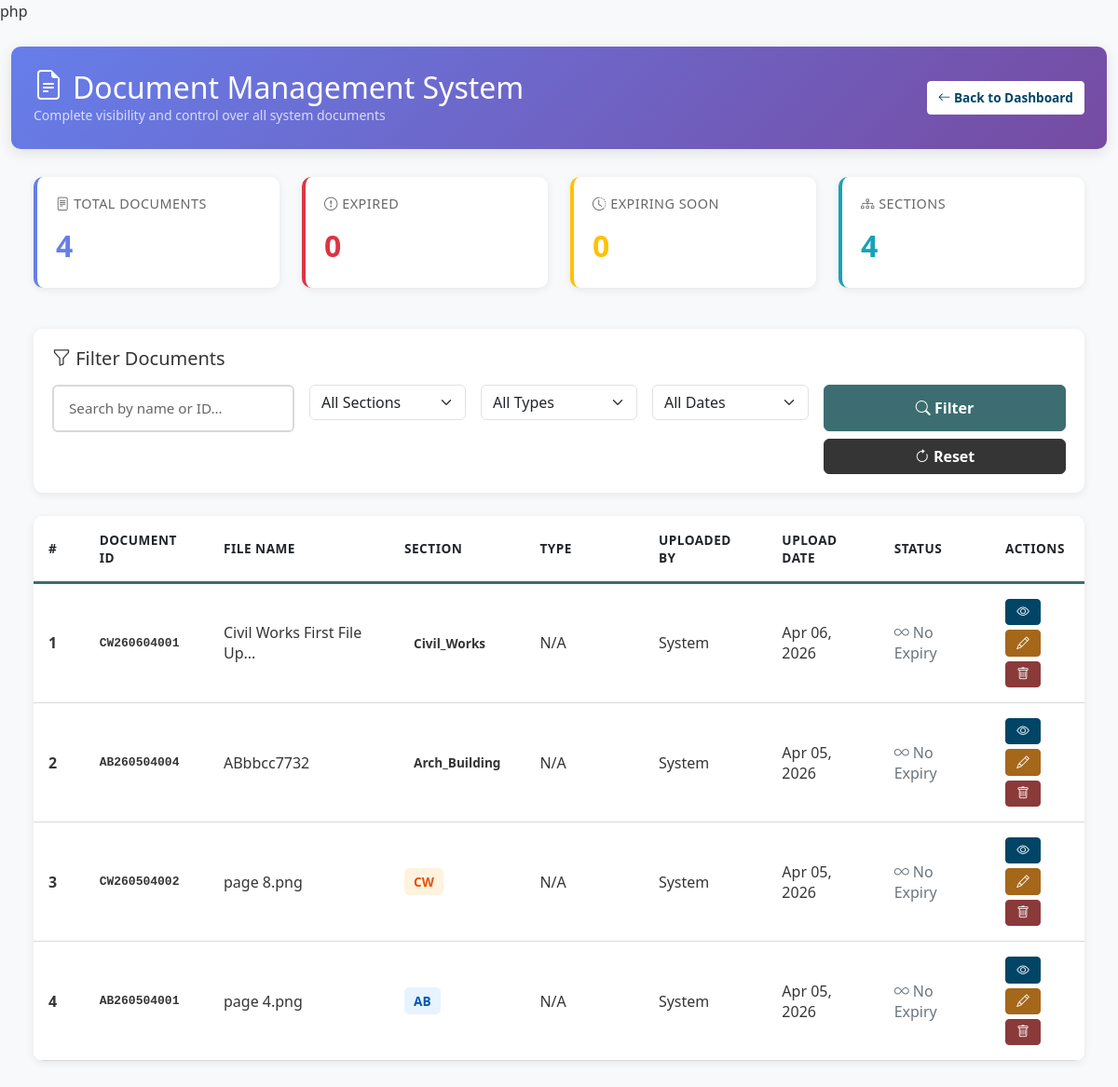
The app's page /modules/super-admin-features/super_admin_doc_mngt.php (signed in) with its own data.
### tables this page shows
CREATE TABLE `documents` (
  `id` int(11) NOT NULL,
  `doc_id` varchar(20) DEFAULT NULL,
  `file_name` varchar(255) DEFAULT NULL,
  `file_path` varchar(255) DEFAULT NULL,
  `section` varchar(50) DEFAULT NULL,
  `doc_type` enum('Contracts','Drawings','Award Letters','Profiles','Others') DEFAULT NULL,
  `uploaded_by` varchar(50) DEFAULT NULL,
  `upload_date` datetime DEFAULT current_timestamp(),
  `expiry_date` date DEFAULT NULL,
  `description` text DEFAULT NULL
);

### modules/super-admin-features/super_admin_doc_mngt.php (the view, shortened to what this page needs)
<?php
include "../../config/db.php";
$filter_search = isset($_GET['search']) ? htmlspecialchars($_GET['search']) : '';
$sql = "SELECT id, doc_id, file_name, section, doc_type, uploaded_by, upload_date, expiry_date, description, file_path FROM documents WHERE 1=1";
$sql .= " ORDER BY upload_date DESC";
$result = $conn->query($sql);
$stats_sql = "SELECT
    COUNT(*) as total_docs,
    SUM(CASE WHEN expiry_date IS NOT NULL AND expiry_date < CURDATE() THEN 1 ELSE 0 END) as expired_docs,
    SUM(CASE WHEN expiry_date IS NOT NULL AND expiry_date BETWEEN CURDATE() AND DATE_ADD(CURDATE(), INTERVAL 30 DAY) THEN 1 ELSE 0 END) as expiring_soon,
    COUNT(DISTINCT section) as total_sections,
    COUNT(DISTINCT uploaded_by) as total_uploaders
FROM documents";
$stats_result = $conn->query($stats_sql);
$stats = $stats_result->fetch_assoc();
?>
<!DOCTYPE html>
<html lang="en">
<head>
    <link href="https://cdn.jsdelivr.net/npm/bootstrap@5.3.0/dist/css/bootstrap.min.css" rel="stylesheet">
    <link rel="stylesheet" href="https://cdn.jsdelivr.net/npm/bootstrap-icons@1.11.0/font/bootstrap-icons.css">
    <link rel="stylesheet" href="../../assets/css/style.css">
</head>
<body>
<div class="container-fluid py-4">
    <div class="header-section">
        <div class="container-fluid px-4">
            <div class="d-flex justify-content-between align-items-center">
                <div>
                    <h2 class="mb-0"><i class="bi bi-file-earmark-text"></i> Document Management System</h2>
                    <small class="opacity-75">Complete visibility and control over all system documents</small>
                </div>
                <a href="../super_admin.php" class="btn btn-light btn-sm">
                    <i class="bi bi-arrow-left"></i> Back to Dashboard
                </a>
            </div>
        </div>
    </div>
    <div class="container-fluid px-4">
        <div class="row mb-4">
            <div class="col-md-3">
                <div class="stats-card">
                    <h5><i class="bi bi-file-text"></i> Total Documents</h5>
                    <div class="number"><?php echo $stats['total_docs'] ?? 0; ?></div>
                </div>
            </div>
            <div class="col-md-3">
                <div class="stats-card" style="border-left-color: #dc3545;">
                    <h5><i class="bi bi-exclamation-circle"></i> Expired</h5>
                    <div class="number" style="color: #dc3545;"><?php echo $stats['expired_docs'] ?? 0; ?></div>
                </div>
            </div>
            <div class="col-md-3">
                <div class="stats-card" style="border-left-color: #ffc107;">
                    <h5><i class="bi bi-clock-history"></i> Expiring Soon</h5>
                    <div class="number" style="color: #ffc107;"><?php echo $stats['expiring_soon'] ?? 0; ?></div>
                </div>
            </div>
            <div class="col-md-3">
                <div class="stats-card" style="border-left-color: #17a2b8;">
                    <h5><i class="bi bi-diagram-3"></i> Sections</h5>
                    <div class="number" style="color: #17a2b8;"><?php echo $stats['total_sections'] ?? 0; ?></div>
                </div>
            </div>
        </div>
        <div class="filter-section">
            <h5 class="mb-3"><i class="bi bi-funnel"></i> Filter Documents</h5>
            <form method="GET" class="row g-3">
                <div class="col-md-3">
                    <input type="text" class="form-control" name="search" placeholder="Search by name or ID..."
                           value="<?php echo $filter_search; ?>">
                </div>
                <div class="col-md-2">
                    <select class="form-select" name="section">
                        <option value="">All Sections</option>
                    </select>
                </div>
                <div class="col-md-2">
                    <select class="form-select" name="type">
                        <option value="">All Types</option>
                    </select>
                </div>
                <div class="col-md-2">
                    <select class="form-select" name="expiry">
                        <option value="">All Dates</option>
                    </select>
                </div>
                <div class="col-md-3">
                    <button type="submit" class="btn btn-primary w-100"><i class="bi bi-search"></i> Filter</button>
                    <a href="?" class="btn btn-secondary w-100 mt-2"><i class="bi bi-arrow-clockwise"></i> Reset</a>
                </div>
            </form>
        </div>
        <div class="table-wrapper">
            <table class="table table-hover">
                <thead>
                    <tr>
                        <th style="width: 5%">#</th>
                        <th style="width: 12%">Document ID</th>
                        <th style="width: 18%">File Name</th>
                        <th style="width: 10%">Section</th>
                        <th style="width: 12%">Type</th>
                        <th style="width: 12%">Uploaded By</th>
                        <th style="width: 11%">Upload Date</th>
                        <th style="width: 11%">Status</th>
                        <th style="width: 15%">Actions</th>
                    </tr>
                </thead>
                <tbody>
                    <?php
                    if ($result && $result->num_rows > 0) {
                        $counter = 1;
                        while ($row = $result->fetch_assoc()) {
                            $expiry_date = !empty($row['expiry_date']) ? strtotime($row['expiry_date']) : null;
                            $today = strtotime(date('Y-m-d'));
                            $is_expired = $expiry_date && $expiry_date < $today;
                            $is_expiring_soon = $expiry_date && ($expiry_date > $today && $expiry_date < strtotime('+30 days')) ? true : false;
                            echo "<tr>";
                            echo "<td><strong>" . $counter++ . "</strong></td>";
                            echo "<td><span style='font-family: monospace; font-weight: 600;'>" . htmlspecialchars($row['doc_id']) . "</span></td>";
                            echo "<td>" . htmlspecialchars(substr($row['file_name'], 0, 25)) . (strlen($row['file_name']) > 25 ? '...' : '') . "</td>";
                            $section_class = 'section-' . htmlspecialchars($row['section']);
                            echo "<td><span class='section-badge $section_class'>" . htmlspecialchars($row['section']) . "</span></td>";
                            echo "<td>" . htmlspecialchars($row['doc_type'] ?? 'N/A') . "</td>";
                            echo "<td>" . htmlspecialchars($row['uploaded_by'] ?? 'System') . "</td>";
                            echo "<td>" . date('M d, Y', strtotime($row['upload_date'])) . "</td>";
                            echo "<td>";
                            if ($is_expired) {
                                echo "<span class='status-expired'><i class='bi bi-exclamation-circle'></i> Expired</span>";
                            } elseif ($is_expiring_soon) {
                                echo "<span class='status-expiring'><i class='bi bi-calendar-event'></i> Expiring Soon</span>";
                            } elseif (!$expiry_date) {
                                echo "<span style='color: #6c757d; font-weight: 500;'><i class='bi bi-infinity'></i> No Expiry</span>";
                            } else {
                                echo "<span style='color: #28a745; font-weight: 500;'><i class='bi bi-check-circle'></i> Valid</span>";
                            }
                            echo "</td>";
                            echo "<td>";
                            echo "<div class='action-buttons'>";
                            echo "<a href='" . htmlspecialchars($row['file_path']) . "' target='_blank' class='btn btn-sm btn-info' title='View Document'><i class='bi bi-eye'></i></a>";
                            echo "<a href='../../edit_document.php?id=" . $row['id'] . "' class='btn btn-sm btn-warning' title='Edit Document'><i class='bi bi-pencil'></i></a>";
                            echo "<button class='btn btn-sm btn-danger' data-bs-toggle='modal' data-bs-target='#deleteModal' onclick=\"setDeleteId(" . $row['id'] . ", '" . htmlspecialchars(addslashes($row['file_name'])) . "')\" title='Delete Document'><i class='bi bi-trash'></i></button>";
                            echo "</div>";
                            echo "</td>";
                            echo "</tr>";
                        }
                    }
                    ?>
                </tbody>
            </table>
        </div>
    </div>
</div>

### assets/css/style.css (style rules this page uses)
:root { --primary-dark-blue: #004566; --primary-teal: #3c6e71; --dark-gray: #353535; --pure-white: #ffffff; --light-gray: #d9d9d9; --success: #3c6e71; --danger: #8b3a3a; --warning: #a5671a; --info: #004566; --text-light: #ffffff; --text-dark: #353535; --text-muted: #666666; }
* { margin: 0; padding: 0; box-sizing: border-box; }
html, body { height: 100%; width: 100%; }
body { background-color: var(--light-gray); font-family: 'Segoe UI', Tahoma, Geneva, Verdana, sans-serif; color: var(--text-dark); line-height: 1.6; }
.btn-primary { background-color: var(--primary-teal); border-color: var(--primary-teal); color: var(--pure-white); font-weight: 600; transition: all 0.3s ease; border-radius: 6px; padding: 0.75rem 1.5rem; }
.btn-secondary { background-color: var(--dark-gray); border-color: var(--dark-gray); color: var(--pure-white); font-weight: 600; transition: all 0.3s ease; }
.btn-danger { background-color: var(--danger); border-color: var(--danger); color: var(--pure-white); }
.btn-warning { background-color: var(--warning); border-color: var(--warning); color: var(--pure-white); }
.btn-info { background-color: var(--info); border-color: var(--info); color: var(--pure-white); }
.btn-light { background-color: var(--pure-white); border-color: var(--pure-white); color: var(--primary-dark-blue); font-weight: 600; transition: all 0.3s ease; }
.table { background-color: var(--pure-white); color: var(--text-dark); border-collapse: collapse; }
.table thead { background-color: var(--primary-dark-blue); color: var(--pure-white); font-weight: 700; text-transform: uppercase; font-size: 0.85rem; letter-spacing: 0.5px; }
.table thead th { border-bottom: 3px solid var(--primary-teal); padding: 1rem; vertical-align: middle; }
.table tbody tr { border-bottom: 1px solid var(--light-gray); transition: all 0.2s ease; }
.table tbody td { padding: 1rem; vertical-align: middle; color: var(--text-dark); }
.form-control { background-color: var(--pure-white); border: 2px solid var(--light-gray); color: var(--text-dark); padding: 0.75rem 1rem; border-radius: 6px; transition: all 0.3s ease; font-size: 0.95rem; }
.form-control::placeholder { color: var(--text-muted); }
a { color: var(--primary-teal); text-decoration: none; font-weight: 600; transition: all 0.3s ease; }
.mb-0 { display: flex; gap: 10px; }

### modules/super-admin-features/super_admin_doc_mngt.php (style rules this page uses)
:root { --primary: #667eea; --secondary: #764ba2; }
body { background-color: #f8f9fa; }
.header-section { background: linear-gradient(135deg, var(--primary) 0%, var(--secondary) 100%); color: white; padding: 25px 0; margin-bottom: 30px; border-radius: 10px; box-shadow: 0 4px 15px rgba(0,0,0,0.1); }
.stats-card { background: white; border-radius: 10px; padding: 20px; margin-bottom: 20px; box-shadow: 0 2px 8px rgba(0,0,0,0.08); border-left: 4px solid var(--primary); transition: transform 0.3s; }
.stats-card h5 { font-size: 0.9rem; color: #666; margin-bottom: 10px; text-transform: uppercase; letter-spacing: 0.5px; }
.stats-card .number { font-size: 2rem; font-weight: bold; color: var(--primary); }
.filter-section { background: white; padding: 20px; border-radius: 10px; margin-bottom: 25px; box-shadow: 0 2px 8px rgba(0,0,0,0.08); }
.table-wrapper { background: white; border-radius: 10px; overflow: hidden; box-shadow: 0 2px 8px rgba(0,0,0,0.08); margin-bottom: 30px; }
.table-wrapper table { margin-bottom: 0; }
.table thead { background-color: #f8f9fa; border-bottom: 2px solid #dee2e6; }
.action-buttons { display: flex; gap: 5px; flex-wrap: wrap; }
.section-badge { font-size: 0.85rem; font-weight: 600; padding: 5px 10px; border-radius: 5px; }
.section-AB { background-color: #e7f3ff; color: #0056b3; }
.section-CW { background-color: #fff3e0; color: #e65100; }
.btn-sm { padding: 0.4rem 0.7rem; font-size: 0.85rem; }

### records on screen
documents: doc "CW260604001", file_name "Civil Works First File Up", section "Civil_Works", doc_type "N/A", uploaded_by "System", upload_date "Apr 06, 2026"
documents: doc "AB260504004", file_name "ABbbcc7732", section "Arch_Building", doc_type "N/A", uploaded_by "System", upload_date "Apr 05, 2026"
documents: doc "CW260504002", file_name "page 8.png", section "CW", doc_type "N/A", uploaded_by "System", upload_date "Apr 05, 2026"
documents: doc "AB260504001", file_name "page 4.png", section "AB", doc_type "N/A", uploaded_by "System", upload_date "Apr 05, 2026"

### other values on screen
$stats['total_docs'] "4"
$stats['expired_docs'] "0"
$stats['expiring_soon'] "0"
$stats['total_sections'] "4"
